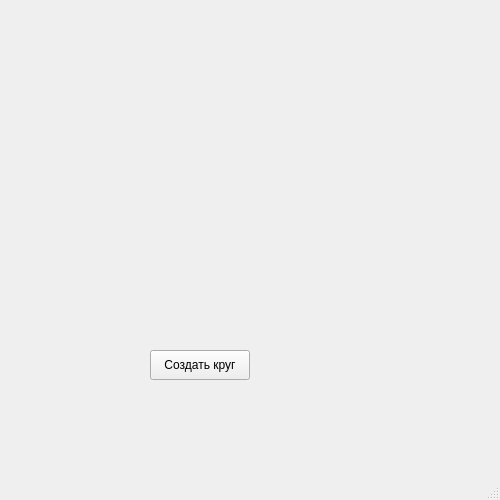
<?xml version="1.0" encoding="UTF-8"?>
<ui version="4.0">
 <class>MainWindow</class>
 <widget class="QMainWindow" name="MainWindow">
  <property name="geometry">
   <rect>
    <x>0</x>
    <y>0</y>
    <width>500</width>
    <height>500</height>
   </rect>
  </property>
  <property name="windowTitle">
   <string>Круги</string>
  </property>
  <widget class="QWidget" name="centralwidget">
   <widget class="QPushButton" name="drawButton">
    <property name="geometry">
     <rect>
      <x>150</x>
      <y>350</y>
      <width>100</width>
      <height>30</height>
     </rect>
    </property>
    <property name="text">
     <string>Создать круг</string>
    </property>
   </widget>
  </widget>
  <widget class="QMenuBar" name="menubar">
   <property name="geometry">
    <rect>
     <x>0</x>
     <y>0</y>
     <width>350</width>
     <height>20</height>
    </rect>
   </property>
  </widget>
  <widget class="QStatusBar" name="statusbar"/>
 </widget>
 <resources/>
 <connections/>
</ui>
